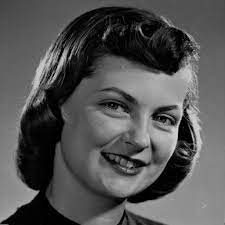
#> input picture images/index.jpg, 225 x 225 px
$ python convolution.py
#> lines starting #> are read from the running program, lines starting #| are printed output that depends on the picture
from skimage import io, img_as_float
import numpy as np
import cv2

img=img_as_float(io.imread("images/index.jpg"))
#> img: shape (225, 225, 3) float64; min 0, max 0.855, mean 0.329

resized_img=cv2.resize(img, (512,512))
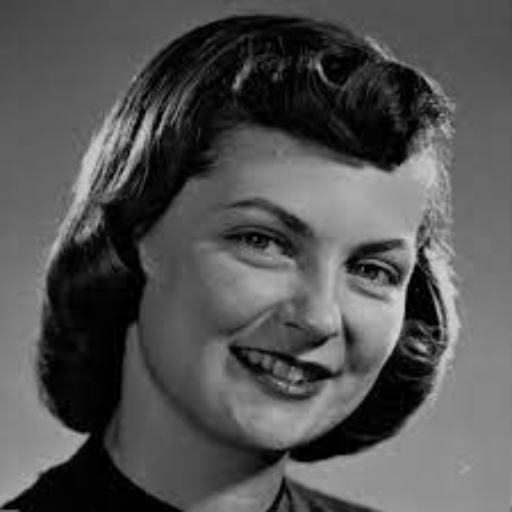
#> resized_img: shape (512, 512, 3) float64; min 0, max 0.845, mean 0.329


kernel1=np.array(([-1,2,-1], [0,0,0], [1,2,1]))
kernel2=np.array(([-1,0,1], [-2,0,2], [-1,0,1]))

conv_img_1=np.absolute(cv2.filter2D(img, -1, kernel1, borderType=cv2.BORDER_CONSTANT))
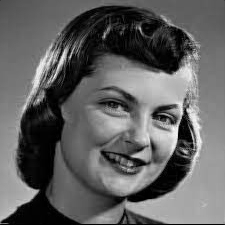
#> conv_img_1: shape (225, 225, 3) float64; min 0, max 3.43, mean 1.31; drawn with min black and max white
conv_img_2=np.absolute(cv2.filter2D(img, -1, kernel2, borderType=cv2.BORDER_CONSTANT))
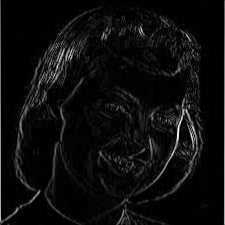
#> conv_img_2: shape (225, 225, 3) float64; min 0, max 3.29, mean 0.171; drawn with min black and max white

sum=cv2.add(conv_img_1, conv_img_2)
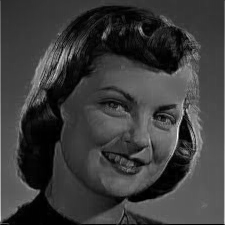
#> sum: shape (225, 225, 3) float64; min 0, max 6.26, mean 1.48; drawn with min black and max white

cv2.imshow("original", img)
cv2.imshow("resized", resized_img)
cv2.imshow("cv2 filter 1", conv_img_1)
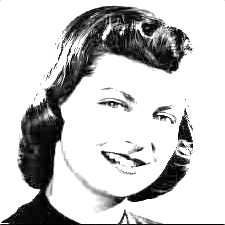
#> window 'cv2 filter 1': shape (225, 225, 3); min 0, max 255, mean 199.7
cv2.imshow("cv2 filter 2", conv_img_2)
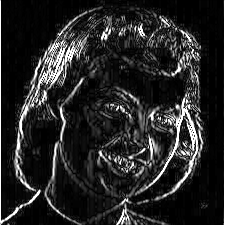
#> window 'cv2 filter 2': shape (225, 225, 3); min 0, max 255, mean 38.8
cv2.imshow("final result", sum)
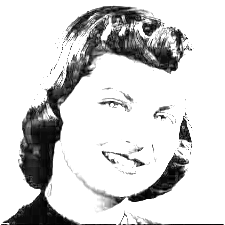
#> window 'final result': shape (225, 225, 3); min 0, max 255, mean 211.2

cv2.waitKey(0)
cv2.destroyAllWindows()
